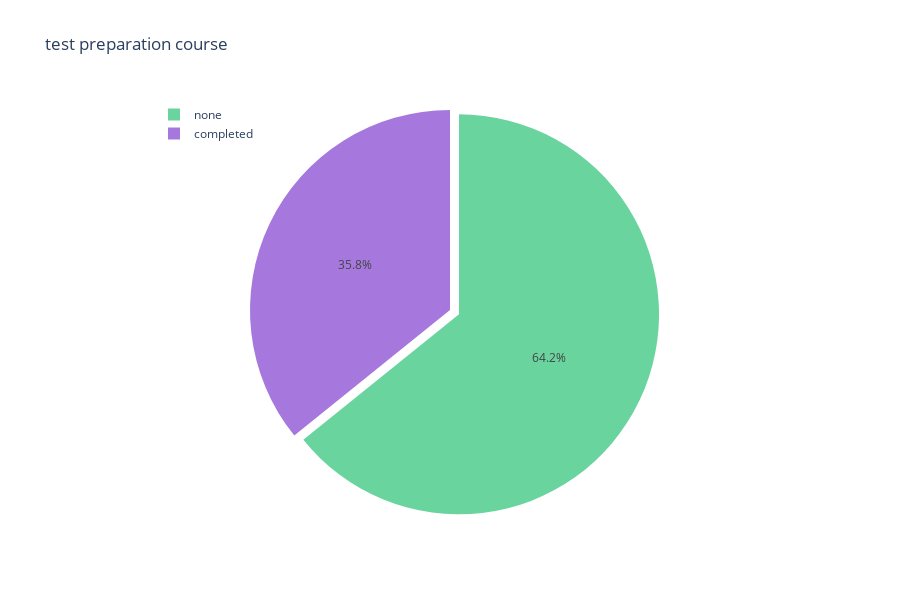

Notebook code for this chart:
### Code cell
def piePlot(col):
    grouped = df[col].value_counts().reset_index().rename(columns={col: 'count', 'index': col})

    ## Plot
    trace = go.Pie(
        labels=grouped[col],
        values=grouped['count'],
        pull=[0.05, 0],
        marker=dict(colors=["#6ad49f", "#a678de"])
    )

    layout = go.Layout(
        title=col,
        height=600,
        legend=dict(x=0.1, y=1)
    )

    fig = go.Figure(layout=layout, data=[trace])
    iplot(fig)
    
piePlot(col='test preparation course')

### Figure 1 — Plotly figure (JSON) as saved in the notebook; plotly's stock layout.template omitted (floating-point values rounded to 4 significant figures)
{"data": [{"labels": ["none", "completed"], "marker": {"colors": ["#6ad49f", "#a678de"]}, "pull": [0.05, 0], "type": "pie", "values": [642, 358]}], "layout": {"height": 600, "legend": {"x": 0.1, "y": 1}, "title": {"text": "test preparation course"}}}
